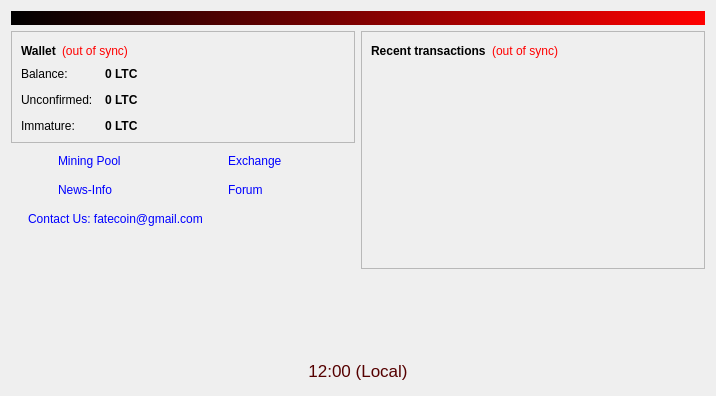
<?xml version="1.0" encoding="UTF-8"?>
<ui version="4.0">
 <class>OverviewPage</class>
 <widget class="QWidget" name="OverviewPage">
  <property name="geometry">
   <rect>
    <x>0</x>
    <y>0</y>
    <width>716</width>
    <height>396</height>
   </rect>
  </property>
  <property name="windowTitle">
   <string>Form</string>
  </property>
  <layout class="QVBoxLayout" name="topLayout">
   <item>
    <widget class="QLabel" name="labelAlerts">
     <property name="cursor">
      <cursorShape>IBeamCursor</cursorShape>
     </property>
     <property name="visible">
      <bool>false</bool>
     </property>
     <property name="styleSheet">
      <string notr="true">background-color: qlineargradient(x1: 0, y1: 0, x2: 1, y2: 0, stop:0 #000000, stop:1 #FF0000); color:#FFFFFF;</string>
     </property>
     <property name="wordWrap">
      <bool>true</bool>
     </property>
     <property name="margin">
      <number>3</number>
     </property>
     <property name="textInteractionFlags">
      <set>Qt::LinksAccessibleByMouse|Qt::TextSelectableByKeyboard|Qt::TextSelectableByMouse</set>
     </property>
    </widget>
   </item>
   <item>
    <layout class="QHBoxLayout" name="horizontalLayout" stretch="1,1">
     <item>
      <layout class="QVBoxLayout" name="verticalLayout_2">
       <item>
        <widget class="QFrame" name="frame">
         <property name="frameShape">
          <enum>QFrame::StyledPanel</enum>
         </property>
         <property name="frameShadow">
          <enum>QFrame::Raised</enum>
         </property>
         <layout class="QVBoxLayout" name="verticalLayout_4">
          <item>
           <layout class="QHBoxLayout" name="horizontalLayout_4">
            <item>
             <widget class="QLabel" name="label_5">
              <property name="font">
               <font>
                <weight>75</weight>
                <bold>true</bold>
               </font>
              </property>
              <property name="text">
               <string>Wallet</string>
              </property>
             </widget>
            </item>
            <item>
             <widget class="QLabel" name="labelWalletStatus">
              <property name="toolTip">
               <string>The displayed information may be out of date. Your wallet automatically synchronizes with the Fatecoin network after a connection is established, but this process has not completed yet.</string>
              </property>
              <property name="styleSheet">
               <string notr="true">QLabel { color: red; }</string>
              </property>
              <property name="text">
               <string notr="true">(out of sync)</string>
              </property>
              <property name="alignment">
               <set>Qt::AlignLeading|Qt::AlignLeft|Qt::AlignVCenter</set>
              </property>
             </widget>
            </item>
            <item>
             <spacer name="horizontalSpacer_2">
              <property name="orientation">
               <enum>Qt::Horizontal</enum>
              </property>
              <property name="sizeHint" stdset="0">
               <size>
                <width>40</width>
                <height>20</height>
               </size>
              </property>
             </spacer>
            </item>
           </layout>
          </item>
          <item>
           <layout class="QFormLayout" name="formLayout_2">
            <property name="fieldGrowthPolicy">
             <enum>QFormLayout::AllNonFixedFieldsGrow</enum>
            </property>
            <property name="horizontalSpacing">
             <number>12</number>
            </property>
            <property name="verticalSpacing">
             <number>12</number>
            </property>
            <item row="0" column="0">
             <widget class="QLabel" name="label">
              <property name="text">
               <string>Balance:</string>
              </property>
             </widget>
            </item>
            <item row="0" column="1">
             <widget class="QLabel" name="labelBalance">
              <property name="font">
               <font>
                <weight>75</weight>
                <bold>true</bold>
               </font>
              </property>
              <property name="cursor">
               <cursorShape>IBeamCursor</cursorShape>
              </property>
              <property name="toolTip">
               <string>Your current balance</string>
              </property>
              <property name="text">
               <string notr="true">0 LTC</string>
              </property>
              <property name="textInteractionFlags">
               <set>Qt::LinksAccessibleByMouse|Qt::TextSelectableByKeyboard|Qt::TextSelectableByMouse</set>
              </property>
             </widget>
            </item>
            <item row="1" column="0">
             <widget class="QLabel" name="label_3">
              <property name="text">
               <string>Unconfirmed:</string>
              </property>
             </widget>
            </item>
            <item row="1" column="1">
             <widget class="QLabel" name="labelUnconfirmed">
              <property name="font">
               <font>
                <weight>75</weight>
                <bold>true</bold>
               </font>
              </property>
              <property name="cursor">
               <cursorShape>IBeamCursor</cursorShape>
              </property>
              <property name="toolTip">
               <string>Total of transactions that have yet to be confirmed, and do not yet count toward the current balance</string>
              </property>
              <property name="text">
               <string notr="true">0 LTC</string>
              </property>
              <property name="textInteractionFlags">
               <set>Qt::LinksAccessibleByMouse|Qt::TextSelectableByKeyboard|Qt::TextSelectableByMouse</set>
              </property>
             </widget>
            </item>
            <item row="2" column="0">
             <widget class="QLabel" name="labelImmatureText">
              <property name="text">
               <string>Immature:</string>
              </property>
             </widget>
            </item>
            <item row="2" column="1">
             <widget class="QLabel" name="labelImmature">
              <property name="font">
               <font>
                <weight>75</weight>
                <bold>true</bold>
               </font>
              </property>
              <property name="toolTip">
               <string>Mined balance that has not yet matured</string>
              </property>
              <property name="text">
               <string notr="true">0 LTC</string>
              </property>
              <property name="textInteractionFlags">
               <set>Qt::LinksAccessibleByMouse|Qt::TextSelectableByKeyboard|Qt::TextSelectableByMouse</set>
              </property>
             </widget>
            </item>
           </layout>
          </item>
         </layout>
        </widget>
       </item>
       <item>
        <layout class="QVBoxLayout" name="verticalLayout_4">
         <item>
          <layout class="QFormLayout" name="formLayout_3">
           <property name="fieldGrowthPolicy">
            <enum>QFormLayout::AllNonFixedFieldsGrow</enum>
           </property>
           <property name="horizontalSpacing">
            <number>5</number>
           </property>
           <property name="verticalSpacing">
            <number>5</number>
           </property>
           <property name="margin">
            <number>0</number>
           </property>
           <item row="1" column="0" colspan="2">
            <layout class="QHBoxLayout" name="horizontalLayout_6">
             <property name="spacing">
              <number>5</number>
             </property>
             <property name="margin">
              <number>5</number>
             </property>
             <item>
              <widget class="QLabel" name="lblPix1">
               <property name="maximumSize">
                <size>
                 <width>32</width>
                 <height>16777215</height>
                </size>
               </property>
               <property name="toolTip">
                <string notr="true"/>
               </property>
               <property name="statusTip">
                <string notr="true"/>
               </property>
               <property name="whatsThis">
                <string notr="true"/>
               </property>
               <property name="accessibleName">
                <string notr="true"/>
               </property>
               <property name="accessibleDescription">
                <string notr="true"/>
               </property>
               <property name="text">
                <string notr="true"/>
               </property>
               <property name="pixmap">
                <pixmap resource="../bitcoin.qrc">:/icons/res/icons/overview_mining.png</pixmap>
               </property>
              </widget>
             </item>
             <item>
              <widget class="QLabel" name="lblLink1">
               <property name="styleSheet">
                <string notr="true">margin-left: 2px;</string>
               </property>
               <property name="text">
                <string>&lt;a href=&quot;http://fatecoin.org/mining.asp&quot; style=&quot;text-decoration:none;&quot;&gt;Mining Pool&lt;/a&gt;</string>
               </property>
               <property name="textFormat">
                <enum>Qt::RichText</enum>
               </property>
               <property name="openExternalLinks">
                <bool>true</bool>
               </property>
               <property name="textInteractionFlags">
                <set>Qt::TextBrowserInteraction</set>
               </property>
              </widget>
             </item>
             <item>
              <widget class="QLabel" name="lblPix2">
               <property name="maximumSize">
                <size>
                 <width>32</width>
                 <height>16777215</height>
                </size>
               </property>
               <property name="toolTip">
                <string notr="true"/>
               </property>
               <property name="statusTip">
                <string notr="true"/>
               </property>
               <property name="whatsThis">
                <string notr="true"/>
               </property>
               <property name="accessibleName">
                <string notr="true"/>
               </property>
               <property name="accessibleDescription">
                <string notr="true"/>
               </property>
               <property name="text">
                <string notr="true"/>
               </property>
               <property name="pixmap">
                <pixmap resource="../bitcoin.qrc">:/icons/res/icons/overview_exchange.png</pixmap>
               </property>
              </widget>
             </item>
             <item>
              <widget class="QLabel" name="lblLink2">
               <property name="font">
                <font>
                 <weight>50</weight>
                 <bold>false</bold>
                </font>
               </property>
               <property name="styleSheet">
                <string notr="true">margin-left: 2px;</string>
               </property>
               <property name="text">
                <string>&lt;a href=&quot;http://fatecoin.org/exchange.asp&quot; style=&quot;text-decoration:none;&quot;&gt;Exchange&lt;/a&gt;</string>
               </property>
               <property name="textFormat">
                <enum>Qt::RichText</enum>
               </property>
               <property name="openExternalLinks">
                <bool>true</bool>
               </property>
               <property name="textInteractionFlags">
                <set>Qt::TextBrowserInteraction</set>
               </property>
              </widget>
             </item>
            </layout>
           </item>
           <item row="2" column="0" colspan="2">
            <layout class="QHBoxLayout" name="horizontalLayout_7">
             <property name="spacing">
              <number>5</number>
             </property>
             <property name="margin">
              <number>5</number>
             </property>
             <item>
              <widget class="QLabel" name="label_9">
               <property name="maximumSize">
                <size>
                 <width>32</width>
                 <height>16777215</height>
                </size>
               </property>
               <property name="text">
                <string/>
               </property>
               <property name="pixmap">
                <pixmap resource="../bitcoin.qrc">:/icons/news</pixmap>
               </property>
              </widget>
             </item>
             <item>
              <widget class="QLabel" name="label_6">
               <property name="maximumSize">
                <size>
                 <width>16777215</width>
                 <height>16777215</height>
                </size>
               </property>
               <property name="styleSheet">
                <string notr="true">margin-left: 2px;</string>
               </property>
               <property name="text">
                <string>&lt;a href=&quot;http://fatecoin.org/news.asp&quot; style=&quot;text-decoration:none;&quot;&gt;News-Info&lt;/a&gt;</string>
               </property>
               <property name="textFormat">
                <enum>Qt::RichText</enum>
               </property>
               <property name="openExternalLinks">
                <bool>true</bool>
               </property>
               <property name="textInteractionFlags">
                <set>Qt::TextBrowserInteraction</set>
               </property>
              </widget>
             </item>
             <item>
              <widget class="QLabel" name="label_10">
               <property name="maximumSize">
                <size>
                 <width>32</width>
                 <height>16777215</height>
                </size>
               </property>
               <property name="text">
                <string/>
               </property>
               <property name="pixmap">
                <pixmap resource="../bitcoin.qrc">:/icons/forum</pixmap>
               </property>
              </widget>
             </item>
             <item>
              <widget class="QLabel" name="label_7">
               <property name="styleSheet">
                <string notr="true">margin-left: 2px;</string>
               </property>
               <property name="text">
                <string>&lt;a href=&quot;http://fatecoin.org/forum.asp&quot; style=&quot;text-decoration:none;&quot;&gt;Forum&lt;/a&gt;</string>
               </property>
               <property name="textFormat">
                <enum>Qt::RichText</enum>
               </property>
               <property name="openExternalLinks">
                <bool>true</bool>
               </property>
               <property name="textInteractionFlags">
                <set>Qt::TextBrowserInteraction</set>
               </property>
              </widget>
             </item>
            </layout>
           </item>
           <item row="3" column="0">
            <layout class="QHBoxLayout" name="horizontalLayout_3">
             <property name="spacing">
              <number>5</number>
             </property>
             <property name="margin">
              <number>5</number>
             </property>
             <item>
              <widget class="QLabel" name="label_8">
               <property name="text">
                <string/>
               </property>
               <property name="pixmap">
                <pixmap resource="../bitcoin.qrc">:/icons/contactus</pixmap>
               </property>
              </widget>
             </item>
             <item>
              <widget class="QLabel" name="label_2">
               <property name="text">
                <string>&lt;a href=&quot;http://fatecoin.org/contactus.asp&quot; style=&quot;text-decoration:none;&quot;&gt;Contact Us: fatecoin@gmail.com&lt;/a&gt;</string>
               </property>
               <property name="textFormat">
                <enum>Qt::RichText</enum>
               </property>
               <property name="openExternalLinks">
                <bool>true</bool>
               </property>
               <property name="textInteractionFlags">
                <set>Qt::TextBrowserInteraction</set>
               </property>
              </widget>
             </item>
            </layout>
           </item>
          </layout>
         </item>
        </layout>
       </item>
       <item>
        <spacer name="verticalSpacer">
         <property name="orientation">
          <enum>Qt::Vertical</enum>
         </property>
         <property name="sizeHint" stdset="0">
          <size>
           <width>20</width>
           <height>40</height>
          </size>
         </property>
        </spacer>
       </item>
      </layout>
     </item>
     <item>
      <layout class="QVBoxLayout" name="verticalLayout_3">
       <item>
        <widget class="QFrame" name="frame_2">
         <property name="frameShape">
          <enum>QFrame::StyledPanel</enum>
         </property>
         <property name="frameShadow">
          <enum>QFrame::Raised</enum>
         </property>
         <layout class="QVBoxLayout" name="verticalLayout">
          <item>
           <layout class="QHBoxLayout" name="horizontalLayout_2">
            <item>
             <widget class="QLabel" name="label_4">
              <property name="text">
               <string>&lt;b&gt;Recent transactions&lt;/b&gt;</string>
              </property>
             </widget>
            </item>
            <item>
             <widget class="QLabel" name="labelTransactionsStatus">
              <property name="toolTip">
               <string>The displayed information may be out of date. Your wallet automatically synchronizes with the Fatecoin network after a connection is established, but this process has not completed yet.</string>
              </property>
              <property name="styleSheet">
               <string notr="true">QLabel { color: red; }</string>
              </property>
              <property name="text">
               <string notr="true">(out of sync)</string>
              </property>
              <property name="alignment">
               <set>Qt::AlignRight|Qt::AlignTrailing|Qt::AlignVCenter</set>
              </property>
             </widget>
            </item>
            <item>
             <spacer name="horizontalSpacer">
              <property name="orientation">
               <enum>Qt::Horizontal</enum>
              </property>
              <property name="sizeHint" stdset="0">
               <size>
                <width>40</width>
                <height>20</height>
               </size>
              </property>
             </spacer>
            </item>
           </layout>
          </item>
          <item>
           <widget class="QListView" name="listTransactions">
            <property name="styleSheet">
             <string notr="true">QListView { background: transparent; }</string>
            </property>
            <property name="frameShape">
             <enum>QFrame::NoFrame</enum>
            </property>
            <property name="verticalScrollBarPolicy">
             <enum>Qt::ScrollBarAsNeeded</enum>
            </property>
            <property name="horizontalScrollBarPolicy">
             <enum>Qt::ScrollBarAlwaysOff</enum>
            </property>
            <property name="selectionMode">
             <enum>QAbstractItemView::NoSelection</enum>
            </property>
           </widget>
          </item>
         </layout>
        </widget>
       </item>
       <item>
        <spacer name="verticalSpacer_2">
         <property name="orientation">
          <enum>Qt::Vertical</enum>
         </property>
         <property name="sizeHint" stdset="0">
          <size>
           <width>20</width>
           <height>40</height>
          </size>
         </property>
        </spacer>
       </item>
      </layout>
     </item>
    </layout>
   </item>
   <item>
    <layout class="QHBoxLayout" name="horizontalLayout_5">
     <property name="margin">
      <number>4</number>
     </property>
     <item>
      <widget class="QLabel" name="lblTime">
       <property name="font">
        <font>
         <pointsize>13</pointsize>
         <weight>50</weight>
         <bold>false</bold>
        </font>
       </property>
       <property name="styleSheet">
        <string notr="true">color: rgb(85, 0, 0);</string>
       </property>
       <property name="text">
        <string>12:00 (Local)</string>
       </property>
       <property name="alignment">
        <set>Qt::AlignCenter</set>
       </property>
      </widget>
     </item>
    </layout>
   </item>
  </layout>
 </widget>
 <resources>
  <include location="../bitcoin.qrc"/>
 </resources>
 <connections/>
</ui>
